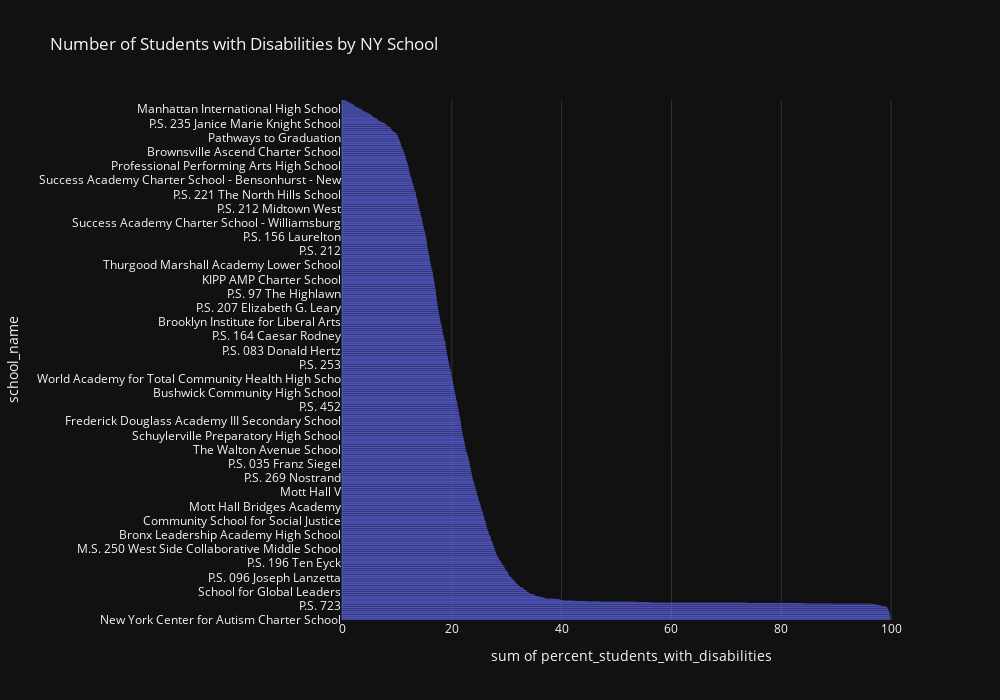

Notebook cell for this chart:
### Markdown cell above
### Task 2b: Students with Disabilities
**1.** Create a histogram to view the distribution of the percentage of students with disabilities across the schools. You'll need to answer the questions that follow.

### Code cell
# Plot the distribution of the % of students with disabilities in schools
total_disabilities_graph = px.histogram(school_demog_df,
                                  y = "school_name",
                                  x = "percent_students_with_disabilities",
                                  title = "Number of Students with Disabilities by NY School")

total_disabilities_graph.update_layout(yaxis_categoryorder = "total descending",
                                       template = "plotly_dark",
                                       height = 700,
                                       width = 1000)

### Figure 1 — Plotly figure (JSON) as saved in the notebook; plotly's stock layout.template omitted (floating-point values rounded to 4 significant figures; data arrays with more than 128 entries replaced by an {"elided": "..."} marker saying what was removed)
{"data": [{"alignmentgroup": "True", "bingroup": "y", "histfunc": "sum", "hovertemplate": "sum of percent_students_with_disabilities=%{x}<br>school_name=%{y}<extra></extra>", "legendgroup": "", "marker": {"color": "#636efa", "pattern": {"shape": ""}}, "name": "", "offsetgroup": "", "orientation": "h", "showlegend": false, "type": "histogram", "x": {"elided": "1834 float values"}, "xaxis": "x", "y": {"elided": "1834 str values"}, "yaxis": "y"}], "layout": {"barmode": "relative", "height": 700, "legend": {"tracegroupgap": 0}, "title": {"text": "Number of Students with Disabilities by NY School"}, "width": 1000, "xaxis": {"anchor": "y", "autorange": true, "domain": [0, 1], "range": [0, 105.3], "title": {"text": "sum of percent_students_with_disabilities"}, "type": "linear"}, "yaxis": {"anchor": "x", "autorange": true, "categoryorder": "total descending", "domain": [0, 1], "range": [-0.5, 1832.0], "title": {"text": "school_name"}, "type": "category"}}}
